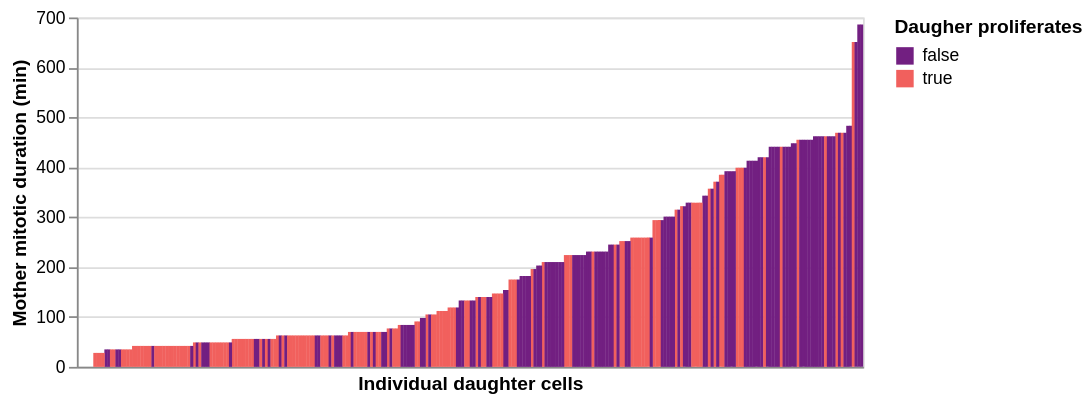

Notebook source saved alongside this figure:
### Code cell
# daughter proliferation no errors

daughters_all = plot_Individual_Daughters_proliferate(
    df_daughters, 
    barwidth = 1.8, 
    y_max = 700,
    plotwidth = 450
)

daughters_all

### Figure 1 — Vega-Lite specification as saved in the notebook (floating-point values rounded to 4 significant figures; data arrays with more than 128 entries replaced by an {"elided": "..."} marker saying what was removed)
{"config": {"view": {"continuousWidth": 300, "continuousHeight": 300}}, "data": {"name": "data-4fd1737a1d6bea39de429872241805bd"}, "mark": {"type": "bar", "width": 1.8}, "encoding": {"color": {"field": "Proliferation", "scale": {"scheme": "magma"}, "title": "Daugher proliferates", "type": "nominal"}, "x": {"axis": {"labels": false, "ticks": false}, "field": "index", "sort": {"field": "Mother_Mitotic_duration_mins", "order": "ascending"}, "title": "Individual daughter cells", "type": "nominal"}, "y": {"field": "Mother_Mitotic_duration_mins", "scale": {"domain": [0, 700]}, "title": "Mother mitotic duration (min)", "type": "quantitative"}}, "height": 200, "width": 450, "$schema": "https://vega.github.io/schema/vega-lite/v5.20.1.json", "datasets": {"data-4fd1737a1d6bea39de429872241805bd": {"elided": "284 records"}}}
